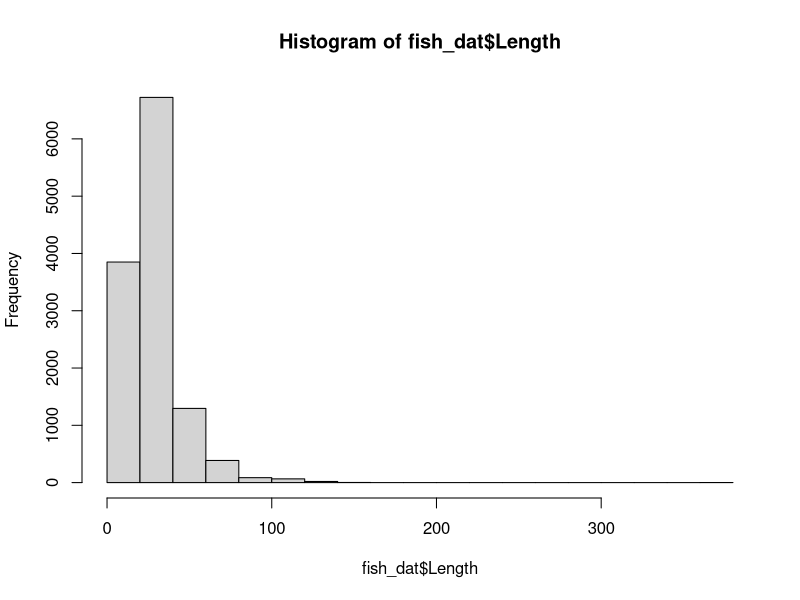
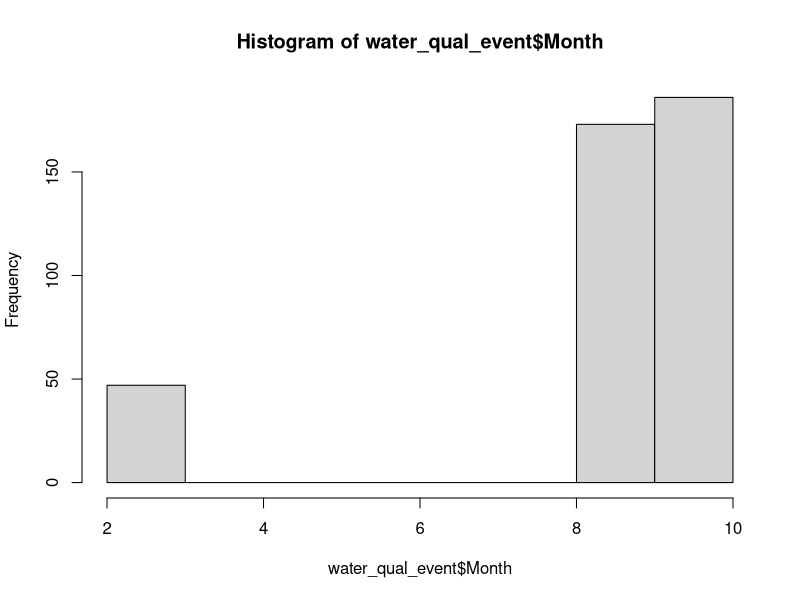
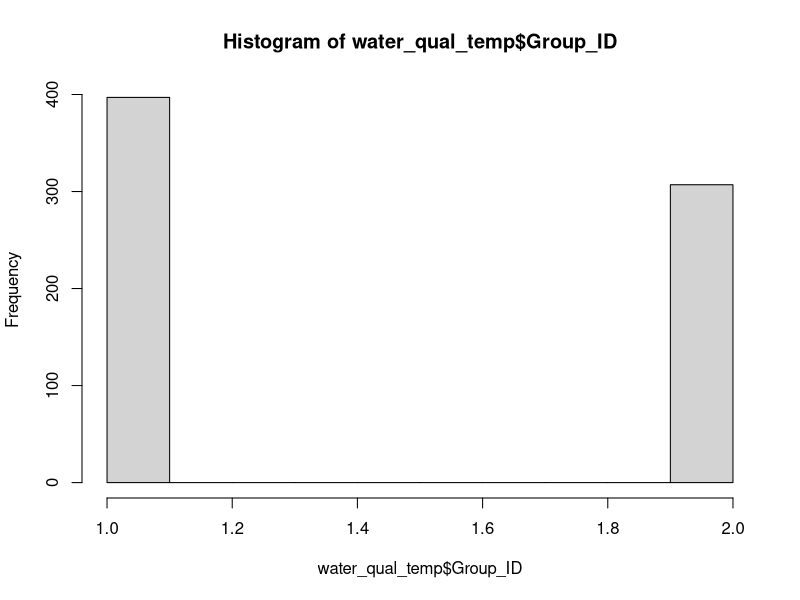
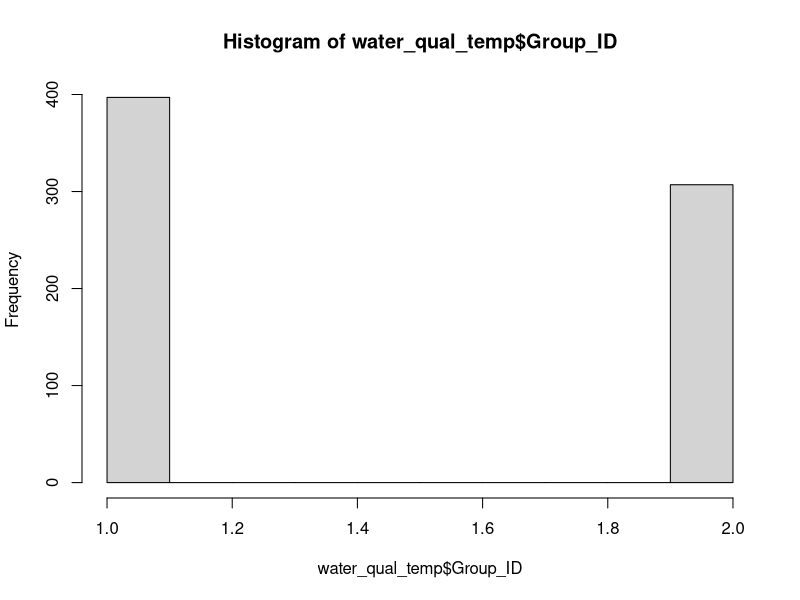

The R source for these figures, in order: (Note: this script raises an error after producing the figures.)
### data cleaning

# load packages
library(tidyverse)
library(data.table)
library(lubridate)

## Import three data tables
water_qual_event <- read_csv("Data/water_qual_event.csv", 
                             col_types = cols(Date = col_date(format = "%m/%d/%Y")))
View(water_qual_event)
fish_dat <- read_csv("Data/fish_dat.csv", 
                     col_types = cols(Year = col_double()))
#View(fish_dat)

#some entries in Station ID need to be converted to all caps
fish_dat$Station_ID = toupper(fish_dat$Station_ID)


# import notes problems on rows 12485 and 13444, but I don't see anything wrong.
#note that mort and Injury are all NA
water_qual <- read_csv("Data/water_qual.csv", 
                       col_types = cols(Date = col_date(format = "%m/%d/%Y"), 
                                        ID = col_character(), Start_time = col_character()))

#View(water_qual)
hist(fish_dat$Length) #outlier length on a stickleback (370mm!)  Check with Darren


## To Merge all the files with the fish data, we need to use Year-Season-Station_ID for all three files
# Water_qual_event
water_qual_event$Year <- year(water_qual_event$Date)
water_qual_event$Month <- month(water_qual_event$Date)
hist(water_qual_event$Month)
water_qual_event$Season <- ifelse(water_qual_event$Month < 6, "Winter", "Fall")  # Darren OK'd
water_qual_event$Unique_ID2 <- paste0(water_qual_event$Year,"_", 
                                      water_qual_event$Season, "_", 
                                      water_qual_event$Station_ID)
duplicated(water_qual_event$Unique_ID2) #yay, no duplicates #406 rows

#View(water_qual_event)

#Water_qual
water_qual$Year <- year(water_qual$Date)
water_qual$Month <- month(water_qual$Date)
water_qual$Season <- ifelse(water_qual$Month < 6, "Winter", "Fall")
water_qual$Unique_ID2 <- paste0(water_qual$Year,"_", 
                                water_qual$Season, "_", 
                                water_qual$Station_ID)
duplicated(water_qual$Unique_ID2) #duplicates expected will fix with pivot wider


#fish_dat - sesaon and year done
fish_dat$Unique_ID2 <- paste0(fish_dat$Year,"_", 
                              fish_dat$Season, "_", 
                              fish_dat$Station_ID)
duplicated(fish_dat$Unique_ID2) #mostly duplicate will fix with summarize

#lets make water_qual wide so each even has unique row.  
#currently surface and bottom samples from same even in consecutive rows

## add a unique "Group_ID" to each duplicated row to enable pivot wide
## rowid is from data.table package
water_qual_temp <- water_qual %>% 
  mutate(Group_ID = data.table::rowid(Unique_ID2)) #changed to Unique_ID2

#View(water_qual_temp)
hist(water_qual_temp$Group_ID)

# looks like some data are more than just the 2 values...perhaps these can be deleted?  look at raw data to see why 3-6 samples at some events.
# only 14 instances of > 2 environmental samples...I think we can delete these replicates and just keep the core 2 samples for each parameter.

water_qual_temp <- water_qual_temp %>%
  filter(Group_ID < 3)

hist(water_qual_temp$Group_ID)

# pivot wide
water_qual_wide <- water_qual_temp %>%
  pivot_wider(id_cols = c("Unique_ID2", "Date"), # added Date to keep in file
              names_from = "Group_ID",
              values_from = c("Water_temp", "Spec_cond", "Der_spec_cond", "DO", "Perc_sat", "pH")) #airtemp only 1 measurement
#View(water_qual_wide) #has 397 rows, water_qual_event has 406 rows.  so some events missing WQ data?

# change some character to numeric
water_qual_wide$Water_temp_1 <- as.numeric(water_qual_wide$Water_temp_1)
water_qual_wide$Water_temp_2 <- as.numeric(water_qual_wide$Water_temp_2)
water_qual_wide$Spec_cond_1  <- as.numeric(water_qual_wide$Spec_cond_1)
water_qual_wide$Spec_cond_2  <- as.numeric(water_qual_wide$Spec_cond_2)
water_qual_wide$DO_1  <- as.numeric(water_qual_wide$DO_1)
water_qual_wide$DO_2  <- as.numeric(water_qual_wide$DO_2)
water_qual_wide$Perc_sat_1  <- as.numeric(water_qual_wide$Perc_sat_1)
water_qual_wide$Perc_sat_2  <- as.numeric(water_qual_wide$Perc_sat_2)

#join WQ_event and WQ
WQ_event_WQ <- left_join(water_qual_event, water_qual_wide, by = "Unique_ID2")
#View(WQ_event_WQ) 

# fix some Species naming errors
unique(fish_dat$Species) 
fish_dat$Species <- 
  ifelse(fish_dat$Species == "PSC", "SC",
         ifelse(fish_dat$Species == "SSC", "SC", 
                ifelse(fish_dat$Species == "SCU", "SC", fish_dat$Species)))
unique(fish_dat$Species) #looks good

# get sum fish per day
fish_dat_sum <- 
  fish_dat %>%                                       
  group_by(Unique_ID2, Species) %>%                         
  summarise_at(vars(Numbers),             
               list(spec_sum = sum))
(fish_dat_sum)

#create length columns for each species
# 2023-06-21 Seems to work
fish_dat_length <- 
  fish_dat %>% 
   filter(!is.na(Length)) %>%     # remove the NA lengths
  pivot_wider(id_cols = "Unique_ID2",
              names_from = "Species",
              values_from = "Length",
              names_prefix = "Length_",
              values_fn = mean)   # added to get mean for the multiple groups of same 
(fish_dat_length2)
hist(fish_dat_length$Length_TW)
hist(fish_dat_length$Length_SB)
hist(fish_dat_length$Length_SC)


## 2023-06-21 LETS TALK THROUGH BELOW SO BB UNDERSTANDS BETTER. 

#expand to individual rows instead of csv
fish_dat_length2 <- fish_dat_length %>% 
  mutate(Length_TW = strsplit(as.character(Length_TW), ",")) %>% 
  unnest(Length_TW)#caused single SB value to fill in for expanded TW rows...need to fix!!!

fish_dat_length3 <- fish_dat_length2 %>% 
  mutate(Length_SB = strsplit(as.character(Length_SB), ",", fixed = TRUE)) %>% 
  unnest(Length_SB)

fish_dat_length4 <- fish_dat_length3 %>% 
  mutate(Length_SC = strsplit(as.character(Length_SC), ",", fixed = TRUE)) %>% 
  unnest(Length_SC)#line 127 error happened to all values that were missing... filled in missing values with the previous value

#View(fish_dat_length4)

#need to remove extra characters "c", "()"
fish_dat_length4$Length_TW<-gsub("c","",as.character(fish_dat_length4$Length_TW))
fish_dat_length4$Length_TW<-gsub("[()]","",as.character(fish_dat_length4$Length_TW))
fish_dat_length4$Length_SB<-gsub("c","",as.character(fish_dat_length4$Length_SB))
fish_dat_length4$Length_SB<-gsub("[()]","",as.character(fish_dat_length4$Length_SB))
fish_dat_length4$Length_SC<-gsub("c","",as.character(fish_dat_length4$Length_SC))
fish_dat_length4$Length_SC<-gsub("[()]","",as.character(fish_dat_length4$Length_SC))

#left with white space - need to remove
fish_dat_length4$Length_TW <- trimws(fish_dat_length4$Length_TW)
fish_dat_length4$Length_SB <- trimws(fish_dat_length4$Length_SB)
fish_dat_length4$Length_SC <- trimws(fish_dat_length4$Length_SC)


## 2023-06-21  ALL GOOD FROM HERE DOWN EXCEP NEED BREACH DATA.
###---------

# sum fish into columns by species
fish_dat_sum <- 
  fish_dat_sum %>% 
  pivot_wider(id_cols = "Unique_ID2",
              names_from = "Species",
              values_from = "spec_sum",
              names_prefix = "Sum_")

fish_dat_sum <- fish_dat_sum %>% select(-Sum_NONE) #remove "none" column
fish_dat_sum[is.na(fish_dat_sum)] <- 0
#View(fish_dat_sum)

#calculate min, max, mean for species length per unique ID  (consider adding 95% CI) !!
## FIX so that column is pulling TWG length only and not all species lengths
#this section has not run yet - need to fix error on line 127
TW_stats <- fish_dat_length %>%
  group_by(Unique_ID2) %>%                         
  summarise_at(vars(Length_TW),             
               list(TW_min_length = min,
                    TW_max_length = max,
                    TW_mean_length = mean))

SB_stats <- fish_dat_length4 %>%
  group_by(Unique_ID2) %>%                         
  summarise_at(vars(Length_SB),             
               list(SB_min_length = min,
                    SB_max_length = max,
                    SB_mean_length = mean))

SC_stats <- fish_dat_length4 %>%
  group_by(Unique_ID2) %>%                         
  summarise_at(vars(Length_SC),             
               list(SC_min_length = min,
                    SC_max_length = max,
                    SC_mean_length = mean))

#join all min/max/mean columns into one table, then join to goby_master
#need to do

#calculate sum of mortality per unique ID


# Note that mortality and injury data are all NA when imported.  TTB please check original data. 
fish_mort <- fish_dat %>%                                       
  group_by(Unique_ID2, Species) %>%                         
  summarise_at(vars(Mort),             
               list(mort_sum = sum))

fish_mortality <- 
  fish_mort %>% 
  pivot_wider(id_cols = "Unique_ID2",
              names_from = "Species",
              values_from = "mort_sum",
              names_prefix = "Mort_")
fish_mortality <- fish_mortality %>% select(-Mort_NONE)


#calculate sum of injury per unique ID
fish_injury <- fish_dat %>%                                       
  group_by(Unique_ID2, Species) %>%                         
  summarise_at(vars(Injury),             
               list(inj_sum = sum))
summary(fish_dat)
#fish_injury <- fish_injury %>% select(-NONE)

#calculate sum of microsporidian per unique ID
###change N/Y to 0/1 first
fish_dat_temp <- fish_dat %>%
  mutate(Microsporidian = ifelse(Microsporidian == "N",0,1))

fish_dat <- fish_dat_temp %>% mutate(Microsporidian = ifelse(is.na(Microsporidian), 0, Microsporidian))

microsporidium <- fish_dat %>% group_by(Unique_ID2) %>%                         
  summarise_at(vars(Microsporidian),             
               list(micro_sum = sum))
microsporidium

### let's join all our five datasets
#water_qual_event 
#water_qual_wide,
#fish_dat_sum
#fish_stats
#microsporidium
#fish_mortality <- all NAs, so check original data
#fish_injury    <- all NAs, so check original data

#change unique ID so all letters are capitalized to match with wq wide
goby_master <- list(water_qual_event, water_qual_wide, fish_dat_sum, microsporidium) %>%   #will add fish_mort ## removed fish_stats, 
  reduce(left_join, by = "Unique_ID2")
str(goby_master)
View(goby_master)

#Volume is just mean depth by area and volumer has one na.  so replace all and make numeric
goby_master$volume <- goby_master$Ave_depth * goby_master$Area
goby_master$Volumer <- as.numeric(goby_master$Volumer)

plot(goby_master$volume, as.numeric(goby_master$Volumer))  
# question for Darren, why does volume and Volumer usually but not always match?


goby_master$Volume_Match <- goby_master$Volumer == goby_master$volume

#date fields match?
goby_master$Match <- goby_master$Date.x == goby_master$Date.y
# 5 dates don't match and are 1-2 days different, must have been data collected on two days due to logistics.

goby_master <- goby_master %>%
  rename("Zone" = "Zone 2")

goby_master$Zone <- as.factor(goby_master$Zone)


#1 case where volume = 0 was in shallow mud.  assign a really small area
hist(goby_master$volume)
goby_master$volume <- ifelse(goby_master$volume == 0, 0.2, goby_master$volume)

#look at zones to combine.  refer to previous report.
plot(goby_master$Zone)

# remove the Winter data?
table(goby_master$Season)

str(goby_master)
goby_master$Water_temp_1 <- as.numeric(goby_master$Water_temp_1)
hist(goby_master$Water_temp_1)



## TO DO
# pool zones?
# include precip data
# breach data?

### NEW 5/26 #####
# drop winter data
# goby_master[goby_master$Season != "Winter"]  

goby_master <-  goby_master %>% filter(Season != "Winter")

#View(goby_master)

# drop zones 
#goby_master[goby_master$Zone != "NE" & goby_master$Zone != "SE" & goby_master$Zone != "SW"]

#KeepZone<- c("E", "W", "NW")

goby_master <-  goby_master %>% filter(Zone != "NE") %>% 
  filter(Zone != "SE") %>% 
  filter(Zone != "SW") 

#View(goby_master)

#goby_master$avg_WT <- mean(goby_master$Water_temp_1, goby_master$Water_temp_1)

# Duplicates the temp_mean below...can delete
# library(dplyr)
# goby_master <- goby_master %>%
#   mutate(val= (pmax(Water_temp_1, Water_temp_2, na.rm=TRUE)+
#                  pmin(Water_temp_1, Water_temp_2, na.rm=TRUE))/2)

# Works fine for mean temp
goby_master <- goby_master %>% mutate(temp_mean = rowMeans(across(starts_with("Water_temp")), na.rm=TRUE))

#plot(goby_master$val, goby_master$temp_mean)

#minimum DO
goby_master$min_DO <- do.call(pmin, c(goby_master[,c("DO_1", "DO_2")], na.rm=TRUE))
#View(goby_master)

#join rainfall data by year

library(readr)
rainfall_data <- read_csv("Data/rainfall_data.csv")
rainfall_data

rainfall_data <- rainfall_data[,-c(4:15)]
goby_master_1 <- left_join(goby_master, rainfall_data, by = "Year")
hist(rainfall_data$Rain_Sum)

#join breach data based on year
library(tidyverse)
breach_data <- read_csv("Data/breach_data.csv", 
                        col_types = cols(Date_Latest_Breach = col_date(format = "%m/%d/%Y")))
goby_master_2 <- left_join(goby_master_1, breach_data, by = "Year")

#create new column for Date.x - Date_Latest_Breach
goby_master_2$breach_days <- goby_master_2$Date.x - goby_master_2$Date_Latest_Breach
goby_master_2$breach_days <- as.numeric(goby_master_2$breach_days)

#remove days inside value or use lubridate package for calculating difference in days
hist(goby_master_2$breach_days)

#change "muck (organic)" to "muck"
goby_master_2$Dom_substrate[goby_master_2$Dom_substrate == 'muck (organic)'] <- 'muck'
goby_master_2$Subdom_substrate[goby_master_2$Subdom_substrate == 'muck (organic)'] <- 'muck'

#calculate density for each species (SC, SB, TW)
goby_master_2$TW_density <- (goby_master_2$Sum_TW/goby_master_2$volume)
goby_master_2$SC_density <- (goby_master_2$Sum_SC/goby_master_2$volume)
goby_master_2$SB_density <- (goby_master_2$Sum_SB/goby_master_2$volume)
#View(goby_master_2)

str(goby_master_2)

#calculate years since latest breach
goby_master_2$Breach_Year <- format.Date(as.Date(goby_master_2$Date_Latest_Breach, format="%d/%m/%Y"),"%Y")
goby_master_2$Since_Breach <- as.numeric(goby_master_2$Year) - as.numeric(goby_master_2$Breach_Year)

#calculate total number of breach days per year (import from excel)

### 2023-06-21
### NEED TOTAL BREACH DATA
library(tidyverse)
goby_master_2 <- left_join(goby_master_2, total_breaches, by = "Year")


#get stats for each variable

#Date.x
summary(goby_master_2$Date.x)
sum(is.na(goby_master_2$Date.x))
list(goby_master_2$Date.x)
hist(goby_master_2$Date.x, breaks=30)

#Zone
summary(goby_master_2$Zone)
sum(is.na(goby_master_2$Zone))
tabledata <- table(goby_master_2$Zone)
barplot(tabledata)

#Dom_substrate
library(dplyr)
goby_master_2 %>% 
  count(Dom_substrate)
sum(is.na(goby_master_2$Dom_substrate))
list(goby_master_2$Dom_substrate)
tabledata <- table(goby_master_2$Dom_substrate)
barplot(tabledata)

#SAV
summary(goby_master_2$SAV)
goby_master_2 %>% 
  count(SAV)
hist(goby_master_2$SAV)

#Season
goby_master_2 %>% 
  count(Season)
sum(is.na(goby_master_2$Season))

#Sum_TW
summary(goby_master_2$Sum_TW)
sum(is.na(goby_master_2$Sum_TW))
hist(goby_master_2$Sum_TW)

#Sum_SC
summary(goby_master_2$Sum_SC)
sum(is.na(goby_master_2$Sum_SC))
hist(goby_master_2$Sum_SC)

#Sum_SB
summary(goby_master_2$Sum_SB)
sum(is.na(goby_master_2$Sum_SB))
hist(goby_master_2$Sum_SB)

#Volume
summary(goby_master_2$volume)
sum(is.na(goby_master_2$volume))
hist(goby_master_2$volume)


#temp_mean
summary(goby_master_2$temp_mean)
hist(goby_master_2$temp_mean)

#min_DO
summary(goby_master_2$min_DO)
hist(goby_master_2$min_DO)

#rain_sum
summary(goby_master_2$Rain_Sum)
sum(is.na(goby_master_2$Rain_Sum))
hist(goby_master_2$Rain_Sum)

#breach_days
summary(goby_master_2$breach_days)
sum(is.na(goby_master_2$breach_days))
hist(goby_master_2$breach_days)

#TW_density
summary(goby_master_2$TW_density)
sum(is.na(goby_master_2$TW_density))
hist(goby_master_2$TW_density)

#SC_density
summary(goby_master_2$SC_density)
sum(is.na(goby_master_2$SC_density))
hist(goby_master_2$SC_density)

#SB_density
summary(goby_master_2$SB_density)
sum(is.na(goby_master_2$SB_density))
hist(goby_master_2$SB_density)


write.csv(goby_master_2, "/Users/Thuy-Tien/R files/goby/goby_master_2.csv", row.names=FALSE)


#####OK goby_master ready for analysis -----------------------------------------










